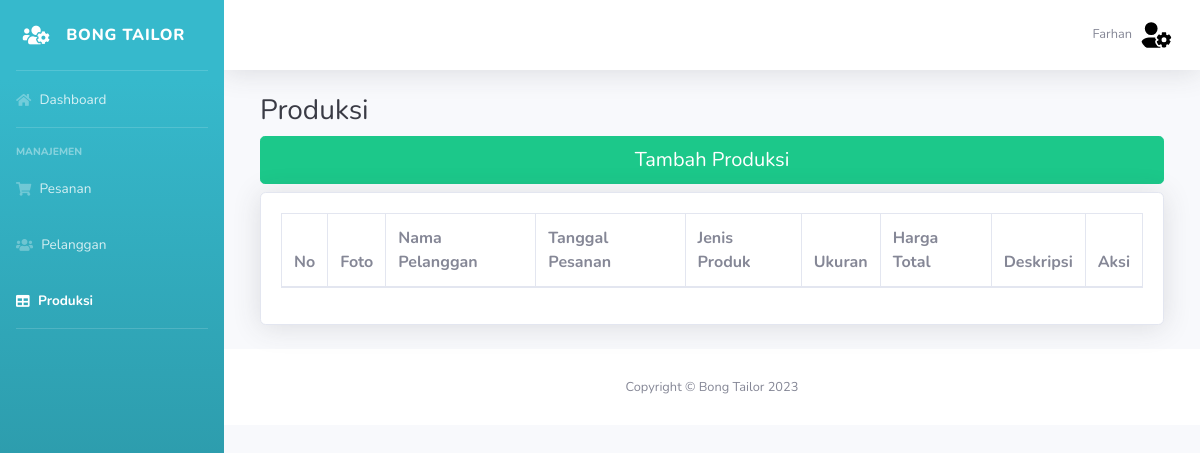
The page /produksi.php (signed in) on the database as committed earlier.
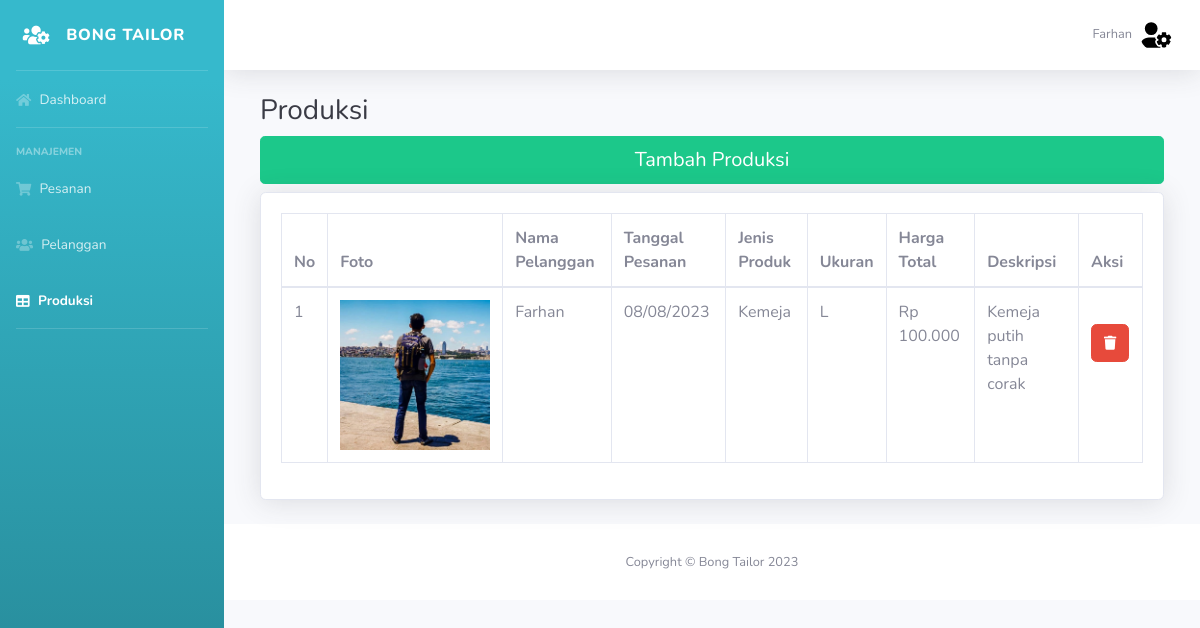
The same page on the database as committed later.
### tables this page shows
CREATE TABLE `produksi` (
  `id_produksi` int(11) NOT NULL,
  `id_pesanan` int(11) NOT NULL,
  `foto` varchar(100) NOT NULL,
  `deskripsi` varchar(200) NOT NULL
);

CREATE TABLE `pelanggan` (
  `id_pelanggan` int(11) NOT NULL,
  `nama_pelanggan` varchar(30) NOT NULL,
  `no_telepon` varchar(13) NOT NULL,
  `alamat` varchar(200) NOT NULL
);

CREATE TABLE `pesanan` (
  `id_pesanan` int(11) NOT NULL,
  `id_admin` int(11) NOT NULL,
  `id_pelanggan` int(11) NOT NULL,
  `jenis_pesanan` enum('Kemeja','Celana') NOT NULL,
  `ukuran` enum('S','M','L','XL','XXL','XXXL') NOT NULL,
  `jumlah` int(50) NOT NULL,
  `harga` int(20) NOT NULL,
  `harga_total` int(20) NOT NULL,
  `tanggal_pesanan` datetime NOT NULL,
  `tanggal_selesai` datetime NOT NULL,
  `status_pemesanan` enum('Belum','Proses','Selesai') NOT NULL
);

### produksi.php (the view, shortened to what the changed rows need)
<!DOCTYPE html>
<html lang="id">
<head>
    <?php
    include_once('head/assets.php');
    include_once('head/koneksi.php');
    ?>
</head>
<body id="page-top">
    <div id="wrapper">
        <div id="content-wrapper" class="d-flex flex-column">
            <div id="content">
                <div class="container-fluid">
                    <div class="row">
                        <div class="container-fluid">
                            <h1 class="h3 mb-2 text-gray-900">Produksi</h1>
                            <div class="card shadow mb-4">
                                <div class="card-body">
                                    <div class="table-responsive">
                                        <table class="table table-bordered" id="dataTable" width="100%" cellspacing="0">
                                            <thead>
                                                <tr>
                                                    <th>No</th>
                                                    <th>Foto</th>
                                                    <th>Nama Pelanggan</th>
                                                    <th>Tanggal Pesanan</th>
                                                    <th>Jenis Produk</th>
                                                    <th>Ukuran</th>
                                                    <th>Harga Total</th>
                                                    <th>Deskripsi</th>
                                                    <th>Aksi</th>
                                                </tr>
                                            </thead>
                                            <tbody>
                                                <?php
                                                $query = mysqli_query(
                                                    $koneksi,
                                                    "SELECT produksi.*, pesanan.*, pelanggan.nama_pelanggan
                                                        FROM ((produksi
                                                        INNER JOIN pesanan ON produksi.id_pesanan = pesanan.id_pesanan)
                                                        INNER JOIN pelanggan ON pesanan.id_pelanggan = pelanggan.id_pelanggan)"
                                                );
                                                $i = 1;
                                                foreach ($query as $produksi) :
                                                ?>
                                                    <tr>
                                                        <td><?php echo $i ?></td>
                                                        <td><img src="<?php echo $produksi['foto']; ?>" width=150 /></td>
                                                        <td><?php echo $produksi['nama_pelanggan']; ?></td>
                                                        <td><?php
                                                            $tanggalPemesanan = strtotime($produksi['tanggal_pesanan']);
                                                            echo date('m/d/Y', $tanggalPemesanan);
                                                            ?></td>
                                                        <td><?php echo $produksi['jenis_pesanan']; ?></td>
                                                        <td><?php echo $produksi['ukuran']; ?></td>
                                                        <td><?php
                                                            $harga_total = $produksi['harga_total'];
                                                            echo "Rp " . number_format($harga_total, 0, ",", ".");
                                                            ?></td>
                                                        <td><?php echo $produksi['deskripsi']; ?></td>
                                                        <td>
                                                            <a class="btn btn-danger delete_button" data-toggle="modal" data-target="#delete_modal" data-id="<?php echo $produksi['id_produksi']; ?>"><i class="fas fa-trash fa-sm"></i></a>
                                                        </td>
                                                    </tr>
                                                <?php endforeach; ?>
                                            </tbody>
                                        </table>
                                    </div>
                                </div>
                            </div>
                        </div>
                    </div>
                </div>
            </div>
        </div>
</body>
</html>

Rows that differ between the two databases and show on the page:
added produksi: foto (picture), pelanggan.nama_pelanggan "Farhan", id_pesanan.tanggal_pesanan "08/08/2023", id_pesanan.jenis_pesanan "Kemeja", id_pesanan.ukuran "L", id_pesanan.harga_total "100.000", deskripsi "Kemeja putih tanpa corak"
